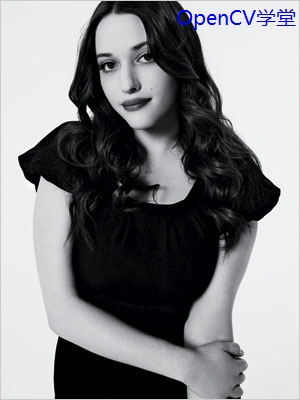
#> input picture images/wm.jpg, 300 x 400 px, found by its file name
$ python OpencvDemo062.py
#> lines starting #> are read from the running program, lines starting #| are printed output that depends on the picture
#!/usr/bin/env python3
#coding = utf-8

import logging
import numpy as np
import cv2 as cv

# 图像形态学—膨胀与腐蚀
def OpencvDemo062():
    logging.basicConfig(level=logging.DEBUG)

    src = cv.imread("images/wm.jpg")
#> src is the input picture: shape (400, 300, 3); mean B, G, R 136.1, 133, 132.1
    if src is None:
        logging.error("could not load an image!")
        return cv.Error.StsError

    # 定义结构元素 3x3大小矩形
    se = np.ones((3, 3), dtype=np.uint8)

    # 膨胀
    dilate = cv.dilate(src, se, None, (-1, -1), 1)
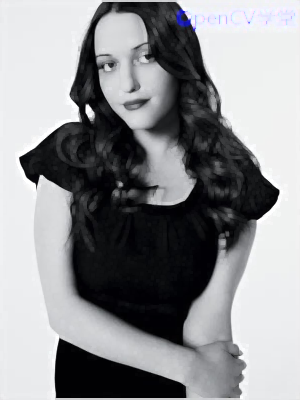
#> dilate: shape (400, 300, 3); mean B, G, R 145.4, 142.8, 141.9

    # 腐蚀
    erode = cv.erode(src, se, None, (-1, -1), 1)
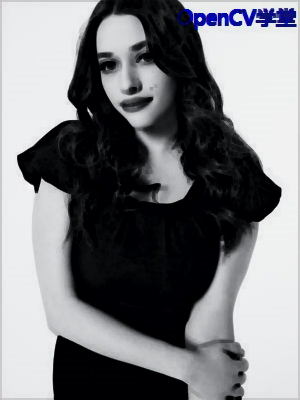
#> erode: shape (400, 300, 3); mean B, G, R 126.8, 123.2, 122.4

    h, w, ch = src.shape
#> h = 400; w = 300; ch = 3
    result = np.zeros([h, w * 3, ch], dtype=src.dtype)
    result[0 : h, 0 : w, :] = src
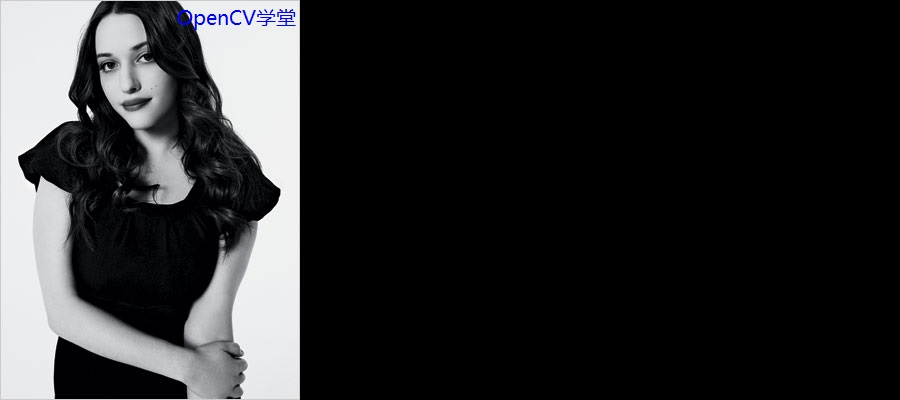
#> result: shape (400, 900, 3); mean B, G, R 45.4, 44.3, 44
    result[0 : h, w : w * 2, :] = dilate
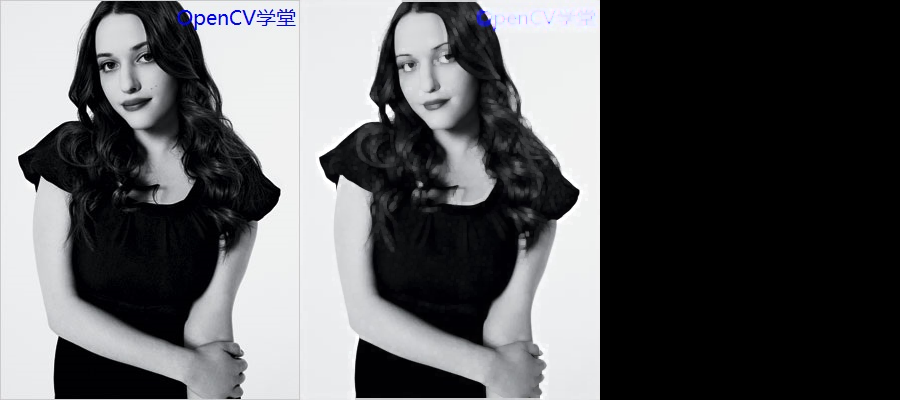
#> result: shape (400, 900, 3); mean B, G, R 93.8, 91.9, 91.3
    result[0 : h, w * 2 : w * 3, :] = erode
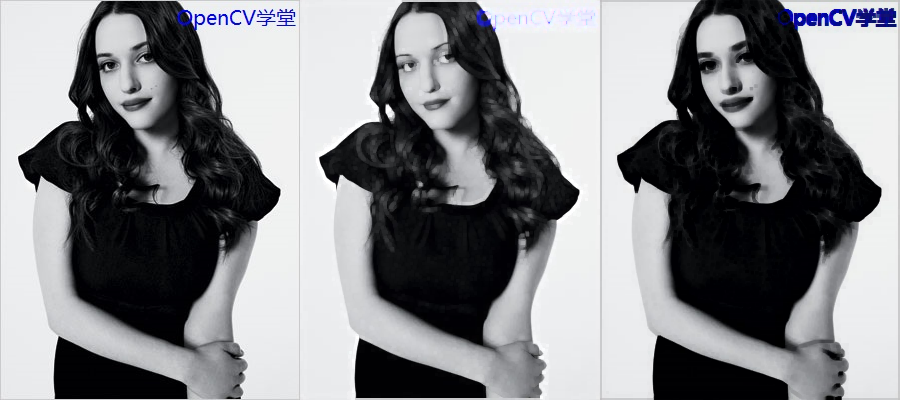
#> result: shape (400, 900, 3); mean B, G, R 136.1, 133, 132.1
    cv.putText(result, "original image", (10, 30), cv.FONT_ITALIC, .6, (0, 0, 255), 1)
    cv.putText(result, "image after dilation", (w + 10, 30), cv.FONT_ITALIC, .6, (0, 0, 255), 1)
    cv.putText(result, "image after erosion", (w * 2 + 10, 30), cv.FONT_ITALIC, .6, (0, 0, 255), 1)
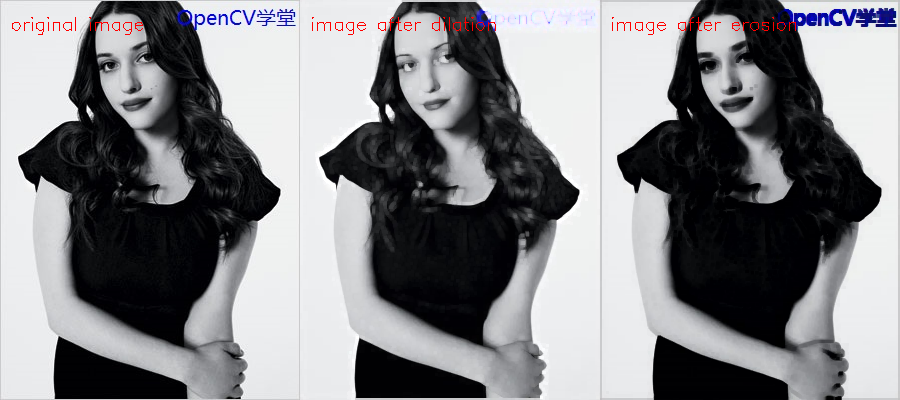
#> result: shape (400, 900, 3); mean B, G, R 135.6, 132.5, 132.4
    cv.imshow("dilation & erosion", result)

    cv.waitKey(0)

    cv.destroyAllWindows()

    return cv.Error.StsOk

if __name__ == "__main__":
    OpencvDemo062()

# end of file
